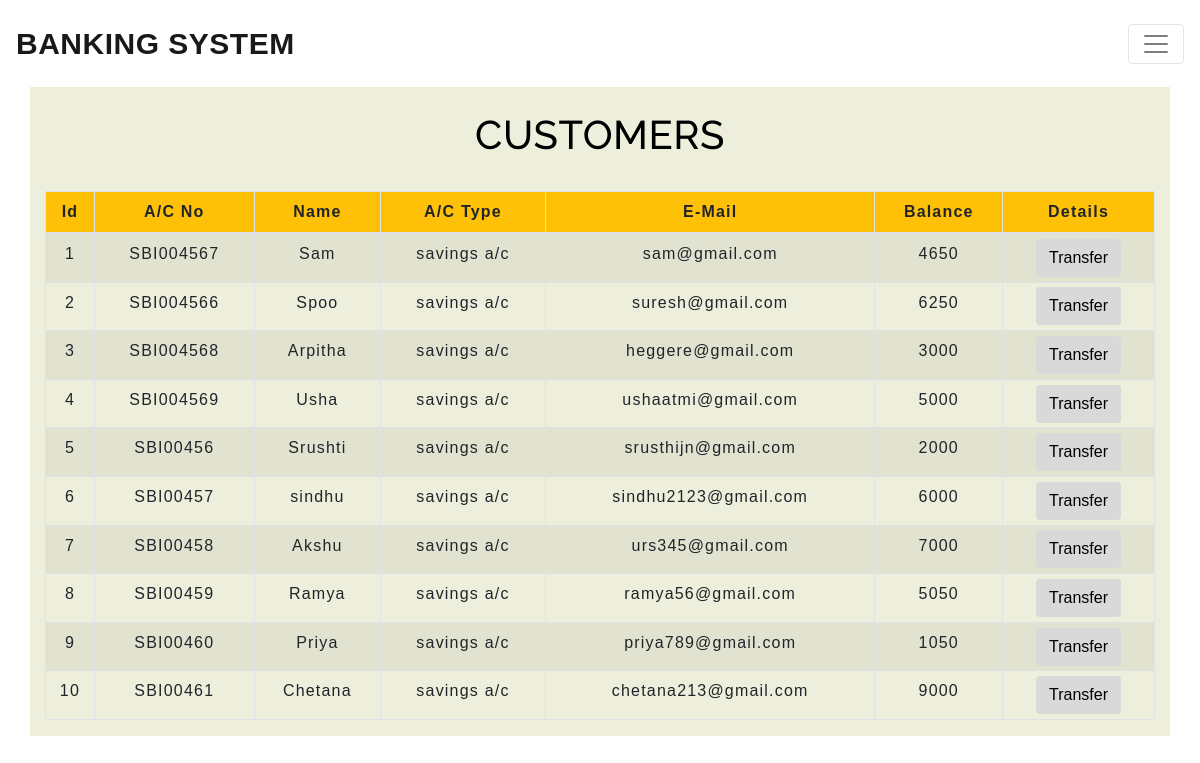
The app's page /transfermoney.php with its own data.
### tables this page shows
CREATE TABLE IF NOT EXISTS `users` (
  `id` int NOT NULL AUTO_INCREMENT,
  `name` text NOT NULL,
  `email` varchar(30) NOT NULL,
  `balance` int NOT NULL,
  `ac` varchar(30) NOT NULL,
  `ac-type` varchar(30) NOT NULL,
  PRIMARY KEY (`id`)
);

### transfermoney.php (the view, shortened to what this page needs)
<!DOCTYPE html>
<html lang="en">
<head>
    <link rel="stylesheet" href="https://maxcdn.bootstrapcdn.com/bootstrap/4.0.0/css/bootstrap.min.css">
    <link rel="stylesheet" type="text/css" href="css/table.css">
    <link rel="stylesheet" type="text/css" href="css/navbar.css">
</head>
<body>
<?php
    include 'config.php';
    $sql = "SELECT * FROM users";
    $result = mysqli_query($conn,$sql);
?>
<?php
  include 'navbar.php';
?>
<div class="container" style="background-color:#EDEEDB">
        <h2 class="text-center pt-4" style="color:black">CUSTOMERS</h2>
        <br>
            <div class="row ">
                <div class="col">
                    <div class="table-responsive-sm ">
                    <table class="table table-hover table-sm table-striped table-condensed table-bordered ">
                        <thead>
                            <tr class="bg-warning">
                            <th scope="col" class="text-center py-2">Id</th>
                            <th scope="col" class="text-center py-2">A/C No</th>
                            <th scope="col" class="text-center py-2">Name</th>
                            <th scope="col" class="text-center py-2">A/C Type</th>
                            <th scope="col" class="text-center py-2">E-Mail</th>
                            <th scope="col" class="text-center py-2">Balance</th>
                            <th scope="col" class="text-center py-2">Details</th>
                            </tr>
                        </thead>
                        <tbody>
                <?php
                    while($rows=mysqli_fetch_assoc($result)){
                ?>
                    <tr>
                        <td class="py-2"><?php echo $rows['id'] ?></td>
                        <td class="py-2"><?php echo $rows['ac'] ?></td>
                        <td class="py-2"><?php echo $rows['name']?></td>
                        <td class="py-2"><?php echo $rows['ac-type']?></td>
                        <td class="py-2"><?php echo $rows['email']?></td>
                        <td class="py-2"><?php echo $rows['balance']?></td>
                        <td><a href="selecteduserdetail.php?id= <?php echo $rows['id'] ;?>"> <button type="button" class="btn">Transfer</button></a></td>
                    </tr>
                <?php
                    }
                ?>
                        </tbody>
                    </table>
                    </div>
                </div>
            </div>
         </div>
</body>
</html>

### navbar.php (shortened to what this page needs)
<nav class="navbar navbar-light p-3">
<a class="navbar-brand" href="index.php" style="font-size:30px"><b>BANKING SYSTEM</b></a>
<button class="navbar-toggler" type="button" data-toggle="collapse" data-target="#collapsibleNavbar">
  <span class="navbar-toggler-icon"></span>
</button>
 </nav>

### css/table.css (style rules this page uses)
* { padding: 0; margin: 0; box-sizing: border-box; font-family: sans-serif; }
h2 { font-size: 40px; }
table { letter-spacing: 1.2px; }
td { text-align: center; }
button { border:none; background: #d9d9d9; transition: 1s; }

### css/navbar.css (style rules this page uses)
.navbar-brand { color: #1f1d1d; letter-spacing: 0.5px; }
h2 { color: #1f1d1d; letter-spacing: 0.5px; font-family: raleway; }

### transfermoney.php (style rules this page uses)
button { transition: 1.5s; }

### records on screen
users: id "1", ac "SBI004567", name "Sam", value "savings a/c", email "sam@gmail.com", balance "4650"
users: id "2", ac "SBI004566", name "Spoo", value "savings a/c", email "suresh@gmail.com", balance "6250"
users: id "3", ac "SBI004568", name "Arpitha", value "savings a/c", email "heggere@gmail.com", balance "3000"
users: id "4", ac "SBI004569", name "Usha", value "savings a/c", email "ushaatmi@gmail.com", balance "5000"
users: id "5", ac "SBI00456", name "Srushti", value "savings a/c", email "srusthijn@gmail.com", balance "2000"
users: id "6", ac "SBI00457", name "sindhu", value "savings a/c", email "sindhu2123@gmail.com", balance "6000"
users: id "7", ac "SBI00458", name "Akshu", value "savings a/c", email "urs345@gmail.com", balance "7000"
users: id "8", ac "SBI00459", name "Ramya", value "savings a/c", email "ramya56@gmail.com", balance "5050"
users: id "9", ac "SBI00460", name "Priya", value "savings a/c", email "priya789@gmail.com", balance "1050"
users: id "10", ac "SBI00461", name "Chetana", value "savings a/c", email "chetana213@gmail.com", balance "9000"
